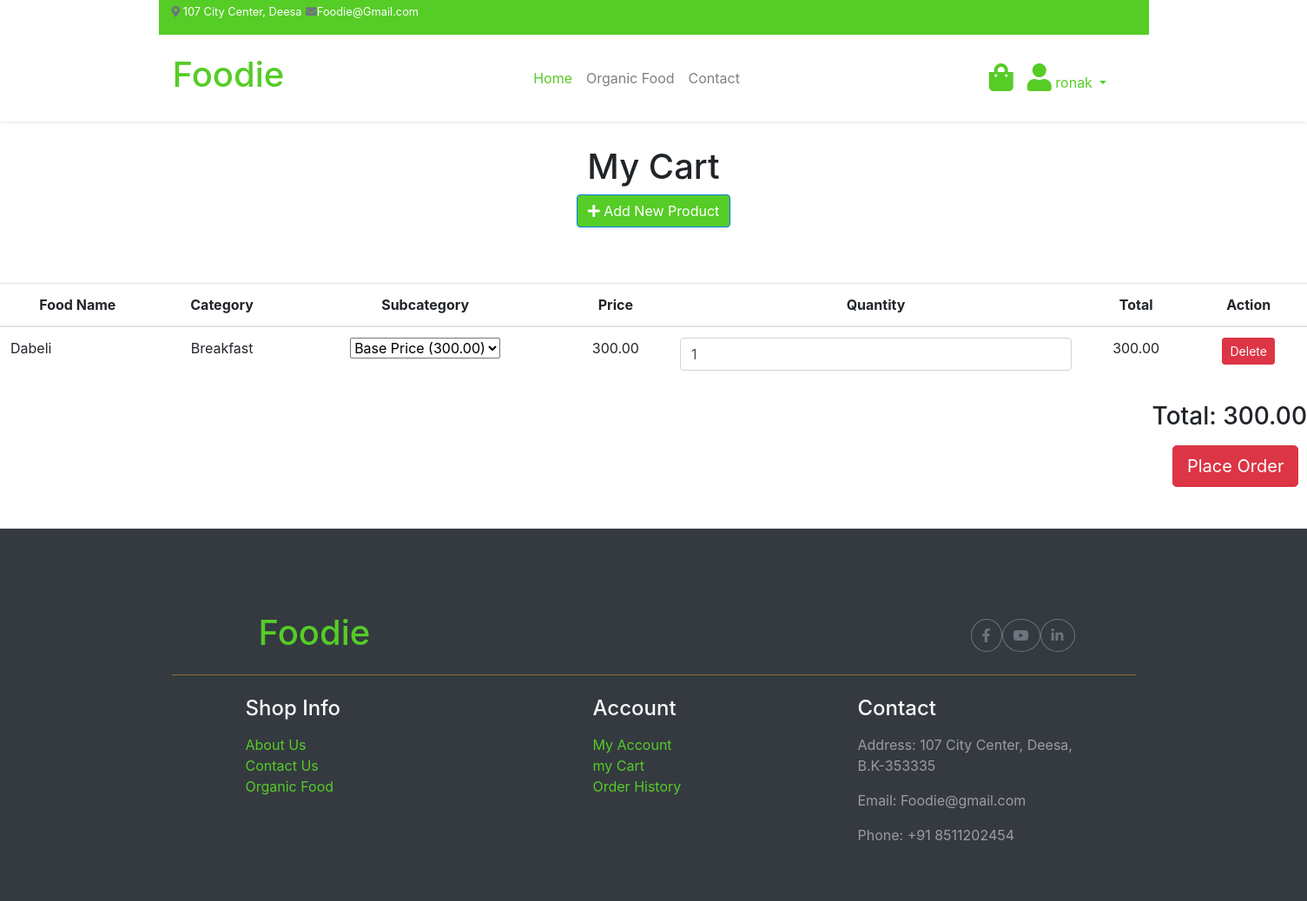
Screenshot of /front-end/mycart.php (signed in) with the database file from the repository.
### tables this page shows
CREATE TABLE `user_carts` (
  `id` int(11) NOT NULL,
  `user_id` int(11) NOT NULL,
  `food_id` int(11) NOT NULL,
  `subcategory_id` int(11) DEFAULT NULL,
  `quantity` int(11) NOT NULL DEFAULT 1,
  `create_date` datetime DEFAULT current_timestamp(),
  `update_date` datetime DEFAULT current_timestamp() ON UPDATE current_timestamp(),
  `delete_date` datetime DEFAULT NULL,
  `price` decimal(10,2) NOT NULL
);

CREATE TABLE `foods` (
  `id` int(11) NOT NULL,
  `user_id` int(11) NOT NULL,
  `category_id` int(11) NOT NULL,
  `name` varchar(100) DEFAULT NULL,
  `description` varchar(255) DEFAULT NULL,
  `weight` decimal(10,2) DEFAULT NULL,
  `weight_type` varchar(20) DEFAULT NULL,
  `status` tinyint(5) DEFAULT NULL,
  `category_name` varchar(200) NOT NULL,
  `user_name` varchar(200) NOT NULL,
  `create_date` date NOT NULL DEFAULT current_timestamp(),
  `update_date` date DEFAULT NULL,
  `delete_date` date DEFAULT NULL,
  `subcategory_id` int(11) DEFAULT NULL,
  `price` decimal(10,2) NOT NULL,
  `image` varchar(255) DEFAULT NULL
);

CREATE TABLE `categories` (
  `id` int(11) NOT NULL,
  `parent_id` varchar(100) DEFAULT NULL,
  `name` varchar(100) NOT NULL,
  `status` tinyint(5) DEFAULT NULL,
  `image` varchar(100) NOT NULL,
  `create_date` date NOT NULL DEFAULT current_timestamp(),
  `update_date` date DEFAULT NULL,
  `delete_date` date DEFAULT NULL
);

### front-end/mycart.php (the view, shortened to what this page needs)
<?php
include 'header.php';
include('../db_connect/connection.php');
$id = $_SESSION['id'];
$query = "SELECT
            foods.*,
            user_carts.id AS cart_id,
            user_carts.quantity,
            user_carts.subcategory_id,
            user_carts.price AS cart_price,
            categories.name AS category_name,
            food_subcategories.price AS subcategory_price,
            food_subcategories.name AS subcategory_name
          FROM user_carts
          LEFT JOIN foods ON user_carts.food_id = foods.id
          LEFT JOIN categories ON foods.category_id = categories.id
          LEFT JOIN food_subcategories ON user_carts.subcategory_id = food_subcategories.id
          WHERE user_carts.user_id = ?
          AND foods.status = 1";
$stmt = $con->prepare($query);
$stmt->bind_param("i", $id);
$stmt->execute();
$result = $stmt->get_result();
?>
<div class="text-center py-5"><br><br><br><br><br>
    <h1>My Cart</h1>
    <a href="index.php" class="btn btn-primary mb-3">
        <i class="fa fa-plus"></i> Add New Product
    </a>
</div>
<table class="table">
    <thead>
        <tr align="center">
            <th>Food Name</th>
            <th>Category</th>
            <th>Subcategory</th>
            <th>Price</th>
            <th>Quantity</th>
            <th>Total</th>
            <th>Action</th>
        </tr>
    </thead>
    <tbody>
        <?php if ($result->num_rows > 0): ?>
            <?php while ($userCart = $result->fetch_assoc()): ?>
                <?php
                    $price = !empty($userCart['subcategory_id']) ? $userCart['subcategory_price'] : $userCart['cart_price'];
                ?>
                <tr align="center">
                    <td align="left"><?= htmlspecialchars($userCart['name']) ?></td>
                    <td><?= htmlspecialchars($userCart['category_name']) ?></td>
                    <td>
                        <select class="form-select" data-cart-id="<?= $userCart['cart_id'] ?>" onchange="updateSubcategory(this)">
                            <option value="">Base Price (<?= number_format($userCart['cart_price'], 2) ?>)</option>
                        </select>
                    </td>
                    <td data-price="<?= $price ?>"><?= number_format($price, 2) ?></td>
                    <td>
                        <input type="number" class="form-control quantity-input"
                               value="<?= $userCart['quantity'] ?>"
                               min="1"
                               data-cart-id="<?= $userCart['cart_id'] ?>"
                               onchange="updateQuantity(this)">
                    </td>
                    <td class="total"><?= number_format($price * $userCart['quantity'], 2) ?></td>
                    <td>
                        <button class="btn btn-danger btn-sm" onclick="deleteItem(<?= $userCart['cart_id'] ?>, this)">
                            <span class="delete-text">Delete</span>
                        </button>
                    </td>
                </tr>
            <?php endwhile; ?>
        <?php else: ?>
            <tr>
                <td colspan="7" class="text-center">No items in cart</td>
            </tr>
        <?php endif; ?>
    </tbody>
</table>
<?php if ($result->num_rows > 0): ?>
<div class="text-end mt-4">
    <h3 align="right">Total: <span id="grand-total"><?php
        $grandTotal = 0;
        $result->data_seek(0);
        while ($row = $result->fetch_assoc()) {
            $price = !empty($row['subcategory_id']) ? $row['subcategory_price'] : $row['cart_price'];
            $grandTotal += $price * $row['quantity'];
        }
        echo number_format($grandTotal, 2);
    ?></span></h3>
    <form action="checkout.php" method="POST" id="orderForm">
        <button type="submit" class="btn btn-lg btn-danger mt-2" style="margin-left:1350px;">
            Place Order
        </button>
    </form>
</div>
<?php endif; ?>
<?php include 'footer.php'; ?>

### front-end/header.php (style rules this page uses)
.btn-primary { background-color: rgb(86, 204, 39) !important; }

### front-end/mycart.php (style rules this page uses)
.btn-primary { background-color: rgb(86, 204, 39) !important; }

### front-end/footer.php (style rules this page uses)
.btn-primary { background-color: rgb(86, 204, 39) !important; }

### rows the page displays
user_carts: food.name "Dabeli", categories.name "Breakfast", price "300.00", quantity "1", $price*$userCart['quantity'] "300.00"

### other values shown
$user_id "ronak"
$grandTotal "300.00"
